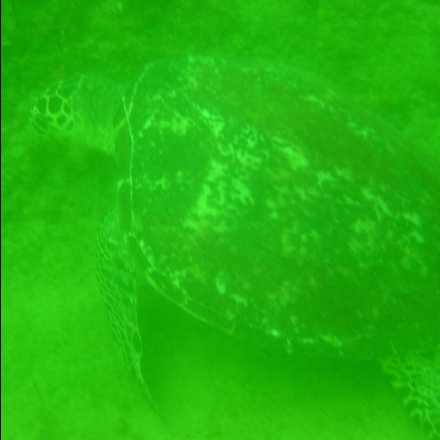
#> input picture input.png, 440 x 440 px
$ python -i uiqm.py   (imports and definitions only)   (older library calls are emulated)
#> lines starting #> are read from the running program, lines starting #| are printed output that depends on the picture
import os
import cv2
import numpy as np
from skimage import data, color
import numpy as np
import matplotlib.pyplot as plt
from scipy import signal as sig
import math
from skimage.util import img_as_ubyte, img_as_float64
from skimage.color import rgb2gray
from skimage.color import rgb2hsv
import matplotlib.pyplot as plt
from skimage.io import imread
import warnings
# [1 line not run here, left out]
import skimage
from numpy import load
from numpy import expand_dims
import matplotlib
from matplotlib import pyplot
import sys
import PIL
from PIL import Image
import pandas as pd
import numpy as np
import scipy.misc
import imageio
import glob
import os
import cv2
try:
    import sewar  # optional dependency; if missing, other functions in this module are unaffected
except ImportError:
    sewar = None
import math
from math import log2, log10
from scipy import ndimage
import skimage
from skimage import color
from skimage.metrics import structural_similarity
# [78 lines left out: functions mu_a, s_a, _uicm, sobel, eme, _uism, not called in this run]

def plip_g(x,mu=1026.0):
    return mu-x

# [9 lines left out: functions plip_theta, plip_cross, not called in this run]

def plip_diag(c, g, gamma):
    g = plip_g(g)
    return gamma - (gamma * math.pow((1 - (g/gamma) ), c) )

def plip_multiplication(g1, g2):
    return plip_phiInverse(plip_phi(g1) * plip_phi(g2))

# [45 lines left out: functions plip_phiInverse, plip_phi, _uiconm, getUIQM, not called in this run]


def getUCIQE(rgb_in):
    rgb_in = cv2.normalize(rgb_in, None, alpha=0, beta=1, norm_type=cv2.NORM_MINMAX, dtype=cv2.CV_32F)
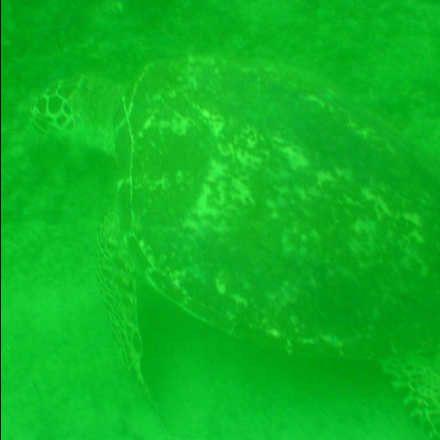
#> rgb_in: shape (440, 440, 3) float32; mean of channels 0, 1, 2 0.136, 0.709, 0.0513; drawn as B, G, R
    (l,a,b)=cv2.split(rgb_in)
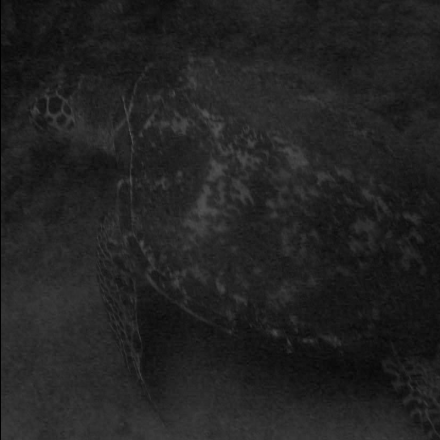
#> l: shape (440, 440) float32; min 0, max 0.327, mean 0.136
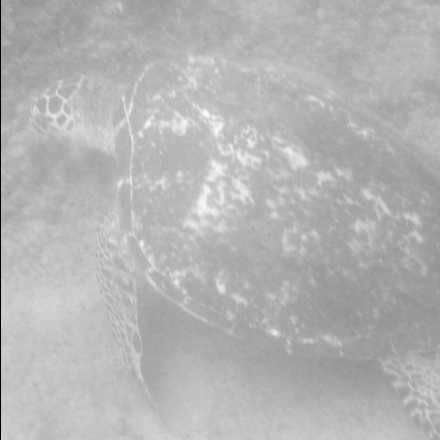
#> a: shape (440, 440) float32; min 0, max 1, mean 0.709
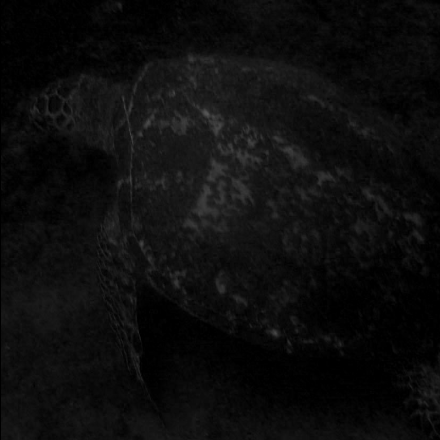
#> b: shape (440, 440) float32; min 0, max 0.339, mean 0.0513
    Chroma = np.sqrt(a*a + b*b)
    StdVarianceChroma = np.std(np.reshape(Chroma[:,:],(-1,1)))
#> StdVarianceChroma = 0.0686

    hsv = skimage.color.rgb2hsv(rgb_in)
#> hsv: shape (440, 440, 3) float32; mean of channels 0, 1, 2 0.311, 0.929, 0.709
    Saturation = hsv[:,:,2]
    MeanSaturation = np.mean(np.reshape(Saturation[:,:],(-1,1)))
#> MeanSaturation = 0.709

    ContrastLuminance = max(np.reshape(l[:,:],(-1,1))) - min(np.reshape(l[:,:],(-1,1)))
#> ContrastLuminance = [0.327]
    UCIQE = 0.4680 * StdVarianceChroma + 0.2745 * ContrastLuminance + 0.2576 * MeanSaturation
#> UCIQE = [0.304]
    return float(UCIQE)

# [7 lines left out: function improve_contrast_image_using_clahe, not called in this run]

>>> import cv2
>>> picture = cv2.cvtColor(cv2.imread('../input.png'), cv2.COLOR_BGR2RGB)
>>> result = getUCIQE(picture)
#> result = 0.304
